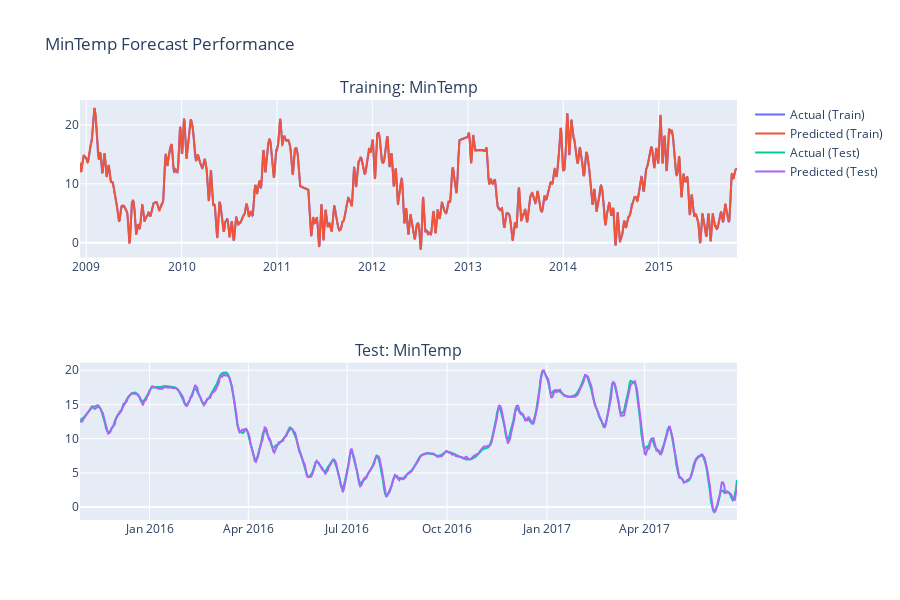
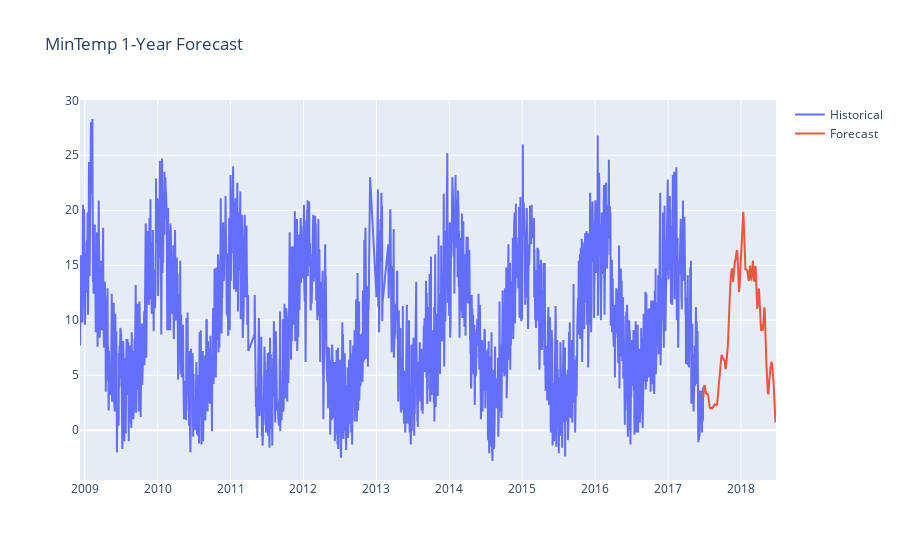
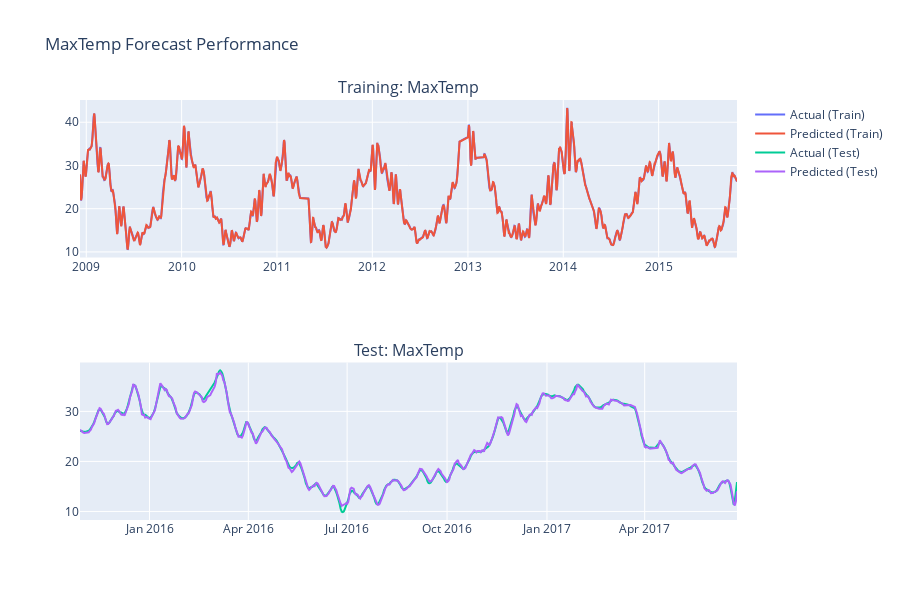
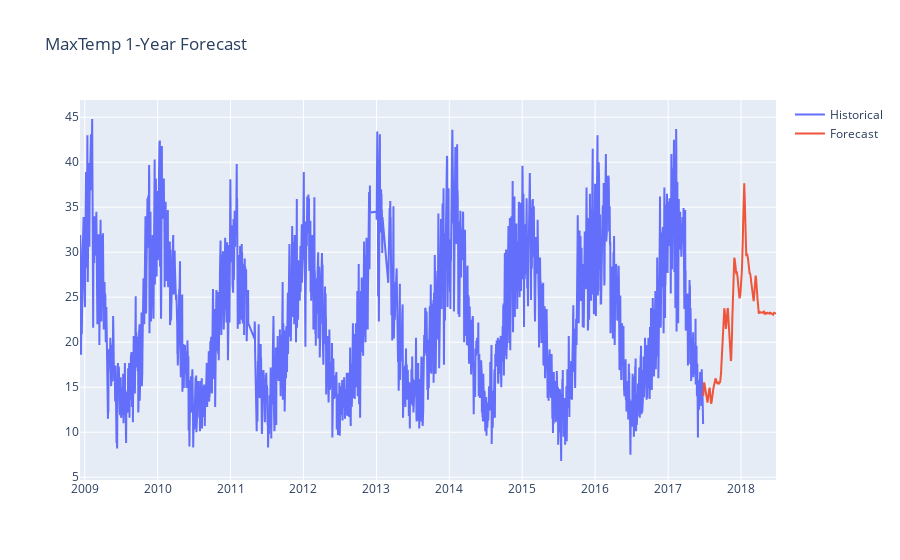

Notebook cell for these charts, in order:
### Code cell
import numpy as np
import pandas as pd
import pywt
import xgboost as xgb
from sklearn.preprocessing import MinMaxScaler
from sklearn.metrics import mean_absolute_error, mean_squared_error, r2_score
import plotly.graph_objects as go
from plotly.subplots import make_subplots

# 1. Utility Functions (Unchanged from Original)
def cyclical_encode(series, period):
    return (np.sin(2 * np.pi * series / period),
            np.cos(2 * np.pi * series / period))

def wavelet_denoise(series, wavelet='db4', level=3):
    coeffs = pywt.wavedec(series, wavelet, mode='per', level=level)
    sigma = np.median(np.abs(coeffs[-level])) / 0.6745
    uthresh = sigma * np.sqrt(2 * np.log(len(series)))
    coeffs[1:] = [pywt.threshold(c, uthresh, mode='soft') for c in coeffs[1:]]
    return pywt.waverec(coeffs, wavelet, mode='per')[:len(series)]

def load_and_preprocess_data(file_path):
    data = pd.read_csv(file_path, parse_dates=['Date'], dayfirst=True)
    return data.sort_values('Date').reset_index(drop=True)

# 2. Feature Engineering (Unchanged from Original)
def create_features(data):
    # Temporal features
    data['Month_sin'], data['Month_cos'] = cyclical_encode(data['Date'].dt.month, 12)
    data['Day_sin'], data['Day_cos'] = cyclical_encode(data['Date'].dt.day, 31)
    data['Weekday_sin'], data['Weekday_cos'] = cyclical_encode(data['Date'].dt.dayofweek, 7)
    
    # Denoising
    data['Rainfall_log1p'] = np.log1p(data['Rainfall'].values)
    data['Rainfall_denoised'] = wavelet_denoise(data['Rainfall_log1p'].values)
    
    temp_cols = ['MinTemp', 'MaxTemp', '9amTemp', '3pmTemp']
    for col in temp_cols:
        data[f'{col}_denoised'] = wavelet_denoise(data[col].values)
    
    # Lag features
    lag_window = 7
    for col in temp_cols:
        denoised_col = f'{col}_denoised'
        for lag in range(1, lag_window + 1):
            data[f'{denoised_col}_lag{lag}'] = data[denoised_col].shift(lag)
    
    for lag in range(1, lag_window + 1):
        data[f'Rainfall_Rainfall_lag{lag}'] = data['Rainfall_denoised'].shift(lag)
    
    return data.dropna().reset_index(drop=True), temp_cols + ['Rainfall']

# 3. Modified Training and Forecasting with XGBoost
def train_and_forecast(data, target_col, temporal_features, target_cols):
    # Feature setup
    if target_col == 'Rainfall':
        denoised_col = 'Rainfall_denoised'
        features = [f'Rainfall_Rainfall_lag{i}' for i in range(1, 8)]
    else:
        denoised_col = f'{target_col}_denoised'
        features = [f'{denoised_col}_lag{i}' for i in range(1, 8)]
    
    features += temporal_features
    
    # Prepare data
    X = data[features]
    y = data[denoised_col]
    
    # Time-series split
    split = int(0.8 * len(X))
    X_train, X_test = X.iloc[:split], X.iloc[split:]
    y_train, y_test = y.iloc[:split], y.iloc[split:]
    
    # Create and train XGBoost model
    model = xgb.XGBRegressor(
        n_estimators=1000,
        learning_rate=0.05,
        max_depth=7,
        subsample=0.8,
        colsample_bytree=0.8,
        early_stopping_rounds=20,
        objective='reg:squarederror'
    )
    
    model.fit(X_train, y_train, eval_set=[(X_test, y_test)], verbose=False)
    
    # Generate predictions
    train_pred = model.predict(X_train)
    test_pred = model.predict(X_test)
    
    # Convert from log-scale for Rainfall
    if target_col == 'Rainfall':
        y_train_actual = np.expm1(y_train)
        y_test_actual = np.expm1(y_test)
        train_pred = np.expm1(train_pred)
        test_pred = np.expm1(test_pred)
    else:
        y_train_actual = y_train.values
        y_test_actual = y_test.values
        train_pred = train_pred
        test_pred = test_pred
    
    # Generate 365-day forecast
    forecast_steps = 365
    forecast_dates = pd.date_range(
        start=data['Date'].iloc[-1] + pd.Timedelta(days=1),
        periods=forecast_steps
    )
    
    current_features = X.iloc[-1].copy()
    forecast_values = []
    
    for _ in range(forecast_steps):
        # Make prediction
        pred = model.predict(current_features.values.reshape(1, -1))[0]
        forecast_values.append(pred)
        
        # Update lag features
        if target_col == 'Rainfall':
            for lag in range(6, 0, -1):
                current_features[f'Rainfall_Rainfall_lag{lag+1}'] = current_features[f'Rainfall_Rainfall_lag{lag}']
            current_features['Rainfall_Rainfall_lag1'] = pred
        else:
            for lag in range(6, 0, -1):
                current_features[f'{denoised_col}_lag{lag+1}'] = current_features[f'{denoised_col}_lag{lag}']
            current_features[f'{denoised_col}_lag1'] = pred
        
        # Update cyclical features
        current_date = forecast_dates[len(forecast_values)-1]
        current_features['Month_sin'], current_features['Month_cos'] = cyclical_encode(current_date.month, 12)
        current_features['Day_sin'], current_features['Day_cos'] = cyclical_encode(current_date.day, 31)
        current_features['Weekday_sin'], current_features['Weekday_cos'] = cyclical_encode(current_date.weekday(), 7)
    
    # Convert forecast to original scale
    forecast_actual = np.expm1(forecast_values) if target_col == 'Rainfall' else forecast_values
    
    # Calculate metrics
    metrics = {
        'Train MAE': mean_absolute_error(y_train_actual, train_pred),
        'Test MAE': mean_absolute_error(y_test_actual, test_pred),
        'Train RMSE': np.sqrt(mean_squared_error(y_train_actual, train_pred)),
        'Test RMSE': np.sqrt(mean_squared_error(y_test_actual, test_pred)),
        'Train R²': r2_score(y_train_actual, train_pred),
        'Test R²': r2_score(y_test_actual, test_pred)
    }
    
    # =======================================
    # Plotting (Unchanged from Original)
    # =======================================
    fig = make_subplots(rows=2, cols=1,
                        subplot_titles=(f'Training: {target_col}',
                                        f'Test: {target_col}'))
    
    # Training plot
    date_train = data['Date'].iloc[:split]
    fig.add_trace(go.Scatter(x=date_train, y=y_train_actual, name='Actual (Train)'),
                  row=1, col=1)
    fig.add_trace(go.Scatter(x=date_train, y=train_pred, name='Predicted (Train)'),
                  row=1, col=1)
    
    # Test plot
    date_test = data['Date'].iloc[split:]
    fig.add_trace(go.Scatter(x=date_test, y=y_test_actual, name='Actual (Test)'),
                  row=2, col=1)
    fig.add_trace(go.Scatter(x=date_test, y=test_pred, name='Predicted (Test)'),
                  row=2, col=1)
    
    fig.update_layout(height=600, title_text=f'{target_col} Forecast Performance')
    fig.show()
    
    # =======================================
    # Forecast Plot (Unchanged from Original)
    # =======================================
    forecast_fig = go.Figure()
    forecast_fig.add_trace(go.Scatter(
        x=data['Date'], y=data[target_col], name='Historical'
    ))
    forecast_fig.add_trace(go.Scatter(
        x=forecast_dates, y=forecast_actual, name='Forecast'
    ))
    forecast_fig.update_layout(title=f'{target_col} 1-Year Forecast')
    forecast_fig.show()
    
    # Save results
    train_df = pd.DataFrame({'Date': date_train, 'Actual': y_train_actual, 'Predicted': train_pred})
    test_df = pd.DataFrame({'Date': date_test, 'Actual': y_test_actual, 'Predicted': test_pred})
    forecast_df = pd.DataFrame({'Date': forecast_dates, 'Predicted': forecast_actual})
    combined_df = pd.concat([train_df, test_df, forecast_df])
    combined_df.to_csv(f'xgboost_forecast_{target_col}.csv', index=False)
    
    return model, metrics

# 4. Main Execution (Unchanged from Original)
if __name__ == "__main__":
    file_path = "data/Cleaned_TemperatureRainFall.csv"
    data = load_and_preprocess_data(file_path)
    data, target_cols = create_features(data)
    
    results = {}
    for target in target_cols:
        print(f"\n=== Training {target} ===")
        model, metrics = train_and_forecast(data, target, 
                                           temporal_features=['Month_sin', 'Month_cos',
                                                             'Day_sin', 'Day_cos',
                                                             'Weekday_sin', 'Weekday_cos'],
                                           target_cols=target_cols)
        results[target] = metrics
        print(pd.Series(metrics))
    
    pd.DataFrame(results).T.to_csv('xgboost_forecast_metrics.csv')
    print("\nAll forecasts saved!")

### Figure 1 — Plotly figure (JSON) as saved in the notebook; plotly's stock layout.template omitted (floating-point values rounded to 4 significant figures; data arrays with more than 128 entries replaced by an {"elided": "..."} marker saying what was removed)
{"data": [{"name": "Actual (Train)", "type": "scatter", "x": {"elided": "2403 str values"}, "xaxis": "x", "y": {"elided": "2403 float values"}, "yaxis": "y"}, {"name": "Predicted (Train)", "type": "scatter", "x": {"elided": "2403 str values"}, "xaxis": "x", "y": {"elided": "2403 float values"}, "yaxis": "y"}, {"name": "Actual (Test)", "type": "scatter", "x": {"elided": "601 str values"}, "xaxis": "x2", "y": {"elided": "601 float values"}, "yaxis": "y2"}, {"name": "Predicted (Test)", "type": "scatter", "x": {"elided": "601 str values"}, "xaxis": "x2", "y": {"elided": "601 float values"}, "yaxis": "y2"}], "layout": {"annotations": [{"font": {"size": 16}, "showarrow": false, "text": "Training: MinTemp", "x": 0.5, "xanchor": "center", "xref": "paper", "y": 1, "yanchor": "bottom", "yref": "paper"}, {"font": {"size": 16}, "showarrow": false, "text": "Test: MinTemp", "x": 0.5, "xanchor": "center", "xref": "paper", "y": 0.375, "yanchor": "bottom", "yref": "paper"}], "height": 600, "title": {"text": "MinTemp Forecast Performance"}, "xaxis": {"anchor": "y", "domain": [0, 1]}, "xaxis2": {"anchor": "y2", "domain": [0, 1]}, "yaxis": {"anchor": "x", "domain": [0.625, 1]}, "yaxis2": {"anchor": "x2", "domain": [0, 0.375]}}}

### Figure 2 — Plotly figure (JSON) as saved in the notebook; plotly's stock layout.template omitted (floating-point values rounded to 4 significant figures; data arrays with more than 128 entries replaced by an {"elided": "..."} marker saying what was removed)
{"data": [{"name": "Historical", "type": "scatter", "x": {"elided": "3004 str values"}, "y": {"elided": "3004 float values"}}, {"name": "Forecast", "type": "scatter", "x": {"elided": "365 str values"}, "y": {"elided": "365 float values"}}], "layout": {"title": {"text": "MinTemp 1-Year Forecast"}}}

### Figure 3 — Plotly figure (JSON) as saved in the notebook; plotly's stock layout.template omitted (floating-point values rounded to 4 significant figures; data arrays with more than 128 entries replaced by an {"elided": "..."} marker saying what was removed)
{"data": [{"name": "Actual (Train)", "type": "scatter", "x": {"elided": "2403 str values"}, "xaxis": "x", "y": {"elided": "2403 float values"}, "yaxis": "y"}, {"name": "Predicted (Train)", "type": "scatter", "x": {"elided": "2403 str values"}, "xaxis": "x", "y": {"elided": "2403 float values"}, "yaxis": "y"}, {"name": "Actual (Test)", "type": "scatter", "x": {"elided": "601 str values"}, "xaxis": "x2", "y": {"elided": "601 float values"}, "yaxis": "y2"}, {"name": "Predicted (Test)", "type": "scatter", "x": {"elided": "601 str values"}, "xaxis": "x2", "y": {"elided": "601 float values"}, "yaxis": "y2"}], "layout": {"annotations": [{"font": {"size": 16}, "showarrow": false, "text": "Training: MaxTemp", "x": 0.5, "xanchor": "center", "xref": "paper", "y": 1, "yanchor": "bottom", "yref": "paper"}, {"font": {"size": 16}, "showarrow": false, "text": "Test: MaxTemp", "x": 0.5, "xanchor": "center", "xref": "paper", "y": 0.375, "yanchor": "bottom", "yref": "paper"}], "height": 600, "title": {"text": "MaxTemp Forecast Performance"}, "xaxis": {"anchor": "y", "domain": [0, 1]}, "xaxis2": {"anchor": "y2", "domain": [0, 1]}, "yaxis": {"anchor": "x", "domain": [0.625, 1]}, "yaxis2": {"anchor": "x2", "domain": [0, 0.375]}}}

### Figure 4 — Plotly figure (JSON) as saved in the notebook; plotly's stock layout.template omitted (floating-point values rounded to 4 significant figures; data arrays with more than 128 entries replaced by an {"elided": "..."} marker saying what was removed)
{"data": [{"name": "Historical", "type": "scatter", "x": {"elided": "3004 str values"}, "y": {"elided": "3004 float values"}}, {"name": "Forecast", "type": "scatter", "x": {"elided": "365 str values"}, "y": {"elided": "365 float values"}}], "layout": {"title": {"text": "MaxTemp 1-Year Forecast"}}}
